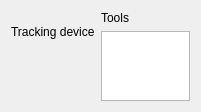
<?xml version="1.0" encoding="UTF-8"?>
<ui version="4.0">
  <class>QmitkMaxillofacialNavigationDataSourceSelectionWidgetControls</class>
  <widget class="QWidget" name="QmitkMaxillofacialNavigationDataSourceSelectionWidgetControls">
    <property name="geometry">
      <rect>
        <x>0</x>
        <y>0</y>
        <width>201</width>
        <height>100</height>
      </rect>
    </property>
    <layout class="QVBoxLayout" name="verticalLayout_2">
      <item>
        <layout class="QHBoxLayout" name="horizontalLayout">
            <item>
              <layout class="QVBoxLayout" name="verticalLayout">
                <item>
                  <widget class="QLabel" name="label">
                    <property name="text">
                      <string>Tracking device</string>
                    </property>
                  </widget>
                </item>
                <item>
                  <widget class="QmitkServiceListWidget" name="m_NavigationDataSourceWidget" native="true">
                    <property name="minimumSize">
                      <size>
                        <width>0</width>
                        <height>0</height>
                      </size>
                    </property>
                  </widget>
                </item>
              </layout>
            </item>
            <item>
              <layout class="QVBoxLayout" name="verticalLayout">
                <item>
                  <widget class="QLabel" name="label">
                    <property name="text">
                      <string>Tools</string>
                    </property>
                  </widget>
                </item>
                <item>
                  <widget class="QListWidget" name="m_ToolView">
                    <property name="sizePolicy">
                      <sizepolicy hsizetype="Expanding" vsizetype="Expanding">
                        <horstretch>0</horstretch>
                        <verstretch>0</verstretch>
                      </sizepolicy>
                    </property>
                  </widget>
                </item>
              </layout>
            </item>
          </layout>
      </item>
     </layout>
  </widget>
  <customwidgets>
    <customwidget>
      <class>QmitkServiceListWidget</class>
      <extends>QWidget</extends>
      <header>QmitkServiceListWidget.h</header>
      <container>1</container>
    </customwidget>
  </customwidgets>
  <resources>
    <include location="../resources/IGTUI.qrc"/>
  </resources>
  <connections/>
</ui>
